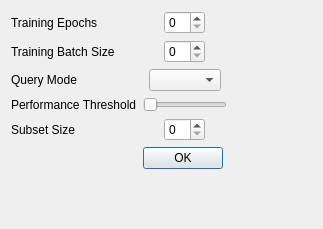
<?xml version="1.0" encoding="UTF-8"?>
<ui version="4.0">
 <class>Dialog</class>
 <widget class="QDialog" name="Dialog">
  <property name="geometry">
   <rect>
    <x>0</x>
    <y>0</y>
    <width>323</width>
    <height>229</height>
   </rect>
  </property>
  <property name="windowTitle">
   <string>Dialog</string>
  </property>
  <layout class="QFormLayout" name="formLayout">
   <item row="0" column="0">
    <layout class="QGridLayout" name="gridLayout">
     <item row="5" column="1" alignment="Qt::AlignHCenter">
      <widget class="QSpinBox" name="subset_size">
       <property name="sizePolicy">
        <sizepolicy hsizetype="Fixed" vsizetype="Fixed">
         <horstretch>0</horstretch>
         <verstretch>0</verstretch>
        </sizepolicy>
       </property>
      </widget>
     </item>
     <item row="4" column="0">
      <widget class="QLabel" name="label_14">
       <property name="text">
        <string>Performance Threshold</string>
       </property>
      </widget>
     </item>
     <item row="1" column="0">
      <widget class="QLabel" name="label_10">
       <property name="sizePolicy">
        <sizepolicy hsizetype="Fixed" vsizetype="Preferred">
         <horstretch>0</horstretch>
         <verstretch>0</verstretch>
        </sizepolicy>
       </property>
       <property name="text">
        <string>Training Epochs</string>
       </property>
      </widget>
     </item>
     <item row="5" column="0">
      <widget class="QLabel" name="label_12">
       <property name="text">
        <string>Subset Size</string>
       </property>
      </widget>
     </item>
     <item row="2" column="1" alignment="Qt::AlignHCenter">
      <widget class="QSpinBox" name="batch_size">
       <property name="sizePolicy">
        <sizepolicy hsizetype="Fixed" vsizetype="Fixed">
         <horstretch>0</horstretch>
         <verstretch>0</verstretch>
        </sizepolicy>
       </property>
      </widget>
     </item>
     <item row="2" column="0">
      <widget class="QLabel" name="label_11">
       <property name="text">
        <string>Training Batch Size</string>
       </property>
      </widget>
     </item>
     <item row="3" column="0">
      <widget class="QLabel" name="label_13">
       <property name="text">
        <string>Query Mode</string>
       </property>
      </widget>
     </item>
     <item row="3" column="1" alignment="Qt::AlignHCenter">
      <widget class="QComboBox" name="query_mode">
       <property name="sizePolicy">
        <sizepolicy hsizetype="Fixed" vsizetype="Fixed">
         <horstretch>0</horstretch>
         <verstretch>0</verstretch>
        </sizepolicy>
       </property>
      </widget>
     </item>
     <item row="4" column="1" alignment="Qt::AlignHCenter">
      <widget class="QSlider" name="performance_thresh">
       <property name="sizePolicy">
        <sizepolicy hsizetype="Fixed" vsizetype="Fixed">
         <horstretch>0</horstretch>
         <verstretch>0</verstretch>
        </sizepolicy>
       </property>
       <property name="maximum">
        <number>100</number>
       </property>
       <property name="singleStep">
        <number>1</number>
       </property>
       <property name="orientation">
        <enum>Qt::Horizontal</enum>
       </property>
      </widget>
     </item>
     <item row="6" column="1">
      <widget class="QPushButton" name="ok">
       <property name="enabled">
        <bool>true</bool>
       </property>
       <property name="sizePolicy">
        <sizepolicy hsizetype="Fixed" vsizetype="Fixed">
         <horstretch>0</horstretch>
         <verstretch>0</verstretch>
        </sizepolicy>
       </property>
       <property name="text">
        <string>OK</string>
       </property>
      </widget>
     </item>
     <item row="1" column="1" alignment="Qt::AlignHCenter">
      <widget class="QSpinBox" name="epochs">
       <property name="sizePolicy">
        <sizepolicy hsizetype="Fixed" vsizetype="Fixed">
         <horstretch>0</horstretch>
         <verstretch>0</verstretch>
        </sizepolicy>
       </property>
      </widget>
     </item>
    </layout>
   </item>
  </layout>
 </widget>
 <resources/>
 <connections/>
</ui>
